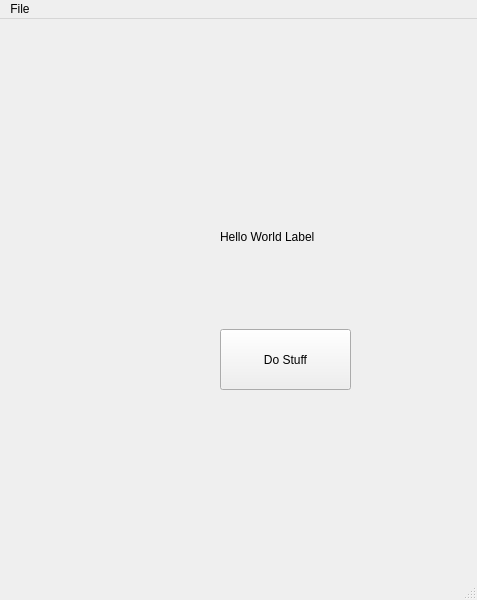
<?xml version="1.0" encoding="UTF-8"?>
<ui version="4.0">
 <class>MainWindow</class>
 <widget class="QMainWindow" name="MainWindow">
  <property name="geometry">
   <rect>
    <x>0</x>
    <y>0</y>
    <width>477</width>
    <height>600</height>
   </rect>
  </property>
  <property name="windowTitle">
   <string>MainWindow</string>
  </property>
  <widget class="QWidget" name="centralwidget">
   <widget class="QPushButton" name="Button_DoStuff">
    <property name="geometry">
     <rect>
      <x>220</x>
      <y>310</y>
      <width>131</width>
      <height>61</height>
     </rect>
    </property>
    <property name="text">
     <string>Do Stuff</string>
    </property>
   </widget>
   <widget class="QLabel" name="label_HelloWorld">
    <property name="geometry">
     <rect>
      <x>220</x>
      <y>210</y>
      <width>151</width>
      <height>16</height>
     </rect>
    </property>
    <property name="text">
     <string>Hello World Label</string>
    </property>
   </widget>
  </widget>
  <widget class="QMenuBar" name="menubar">
   <property name="geometry">
    <rect>
     <x>0</x>
     <y>0</y>
     <width>477</width>
     <height>26</height>
    </rect>
   </property>
   <widget class="QMenu" name="menuFile">
    <property name="title">
     <string>File</string>
    </property>
   </widget>
   <addaction name="menuFile"/>
  </widget>
  <widget class="QStatusBar" name="statusbar"/>
 </widget>
 <resources/>
 <connections/>
</ui>
